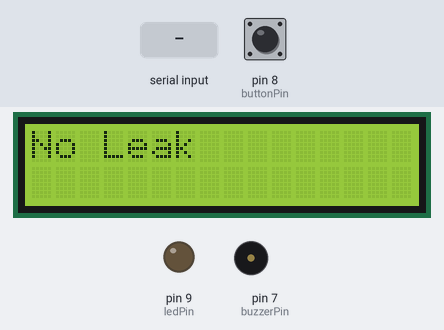
A sketch run on a simulated Arduino Uno, built with avr-gcc and run on an emulated ATmega328P. Parts: 16×2 character LCD, output pins drawn as LEDs (lit = HIGH), buzzer (waves = sounding). The inputs (shaded band) are chosen by the test bench; at power-on: pin 8 (buttonPin) LOW. What the sketch prints to the serial monitor is not drawn.

Above: at 1.2 s.
1.3 s: "L" received over Serial
At 2.7 s:
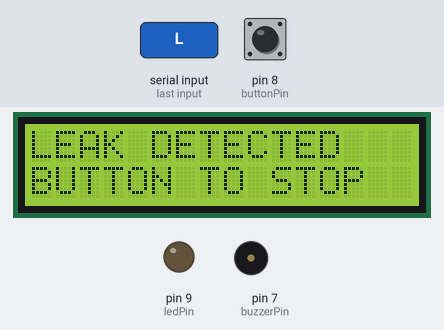
At 4.1 s:
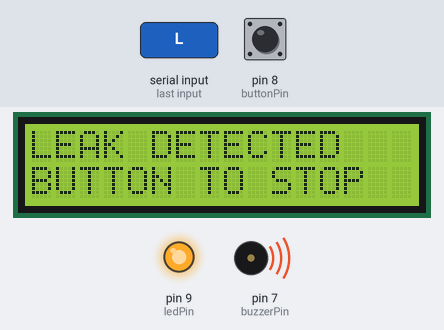
4.3 s: pin 8 (buttonPin) pulled HIGH for 0.15 s
At 5.5 s:
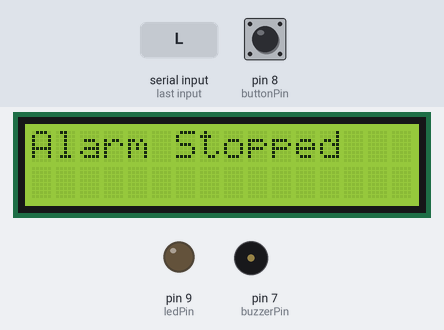
Timing chart, 0 to 7.3 s (numbered marks = the images above; inputs shaded):
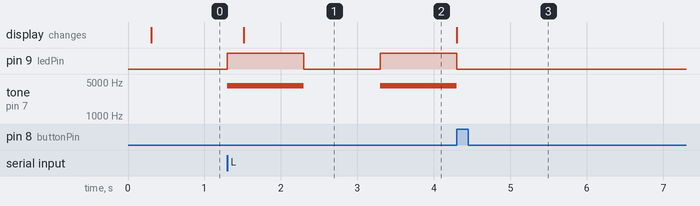

The sketch:

AlertArduino.ino
```cpp
// Areesh Nadeem, netID: anade2
// Adrian Silva, netID: asilv5
// Project Name: Water Leak Detector
// Alert Arduino
/*
Abstract: Our project is a real-time water leak detection system
using two Arduino  boards to identify and alert users to leaks,
helping prevent damage. One Arduino monitors for water,  while
the other activates alarms through LED indicators, a buzzer, and
an LCD display to notify  users of leaks immediately. The user can
stop the alarm by pressing a button. The Arduinos will send signals
using serial communication. Unlike conventional projects that measure
water levels,  our focus is on rapid leak detection and immediate notification
to help prevent water-related damage.
*/


#include <LiquidCrystal.h>

// LCD Pins
const int rs = 12, en = 11, d4 = 5, d5 = 4, d6 = 3, d7 = 2;
LiquidCrystal lcd(rs, en, d4, d5, d6, d7);

const int ledPin = 9;
const int buzzerPin = 7;
const int buttonPin = 8;

unsigned long prevMillis = 0;
unsigned long toggleMillis = 0; // For LED and buzzer toggling
int ledState = LOW;

bool alarm = false; // if alarm is active or not
bool alarmStopped = false;

#define NOTE_C8 4186 // note for buzzer

void setup() {
    pinMode(ledPin, OUTPUT);
    pinMode(buzzerPin, OUTPUT);
    pinMode(buttonPin, INPUT);

    // Set up the LCD
    lcd.begin(16, 2);

    // serial communication with Sensor Arduino
    Serial.begin(9600);
}

void loop() {

    // check if signal is available from sensor arduino
    if (Serial.available()) {
        char signal = Serial.read();
        Serial.println(signal);

        // process the received signal
        if (signal == 'L' && !alarmStopped) {
            // If 'L' received activate the alarm
            alarm = true;
        }
        else if (signal == 'N') {
            // If 'N' received, deactivate the alarm
            digitalWrite(ledPin, LOW);
            noTone(buzzerPin);
            alarm = false;
        }
    }

    // Toggle LED and buzzer every 1 second if the alarm is active
    if (alarm && (millis() - toggleMillis >= 1000)) {
        toggleMillis = millis(); // Reset toggle timer

        ledState = !ledState;
        digitalWrite(ledPin, ledState); // Update LED

        // match timing with LEDs, if LEDs on then buzzer on
        if (ledState) { tone(buzzerPin, NOTE_C8); }
        else { noTone(buzzerPin); }
    }

    // update LCD every 300 ms
    if (millis() - prevMillis > 300) {
        prevMillis = millis();

        lcd.clear();

        if (alarm) { // if alarm is active
            lcd.setCursor(0, 0);
            lcd.print("LEAK DETECTED");
            lcd.setCursor(0, 1);
            lcd.print("BUTTON TO STOP");
        }

        else if (alarmStopped) { // alarm has been stopped
            lcd.setCursor(0, 0);
            lcd.print("Alarm Stopped");
        }

        else { // no leak
            lcd.setCursor(0, 0);
            lcd.print("No Leak");
        }
    }

    // check if alarm is active and button is pressed
    // means user stopped the alarm
    if (alarm == true && digitalRead(buttonPin) == HIGH) {

        // turn off alerts
        digitalWrite(ledPin, LOW);
        noTone(buzzerPin);

        alarm = false;
        alarmStopped = true;

        lcd.clear();
        lcd.setCursor(0, 0);
        lcd.print("Alarm Stopped");
    }
}
```

Measured:
- after the input at 1.3 s, pin 9 (ledPin): LOW → HIGH at once, → LOW 1.0 s later, → HIGH 1.0 s later; tone on pin 7 (buzzerPin): silent → 4186 Hz at once, → silent 1.0 s later, → 4186 Hz 1.0 s later; the display: changes after 0.21 s (image 1)
- after the input at 4.3 s, pin 9 (ledPin): goes on until 4.3 s, then stays LOW; tone on pin 7 (buzzerPin): goes on until 4.3 s, then stays silent; the display: changes at once (image 3)
